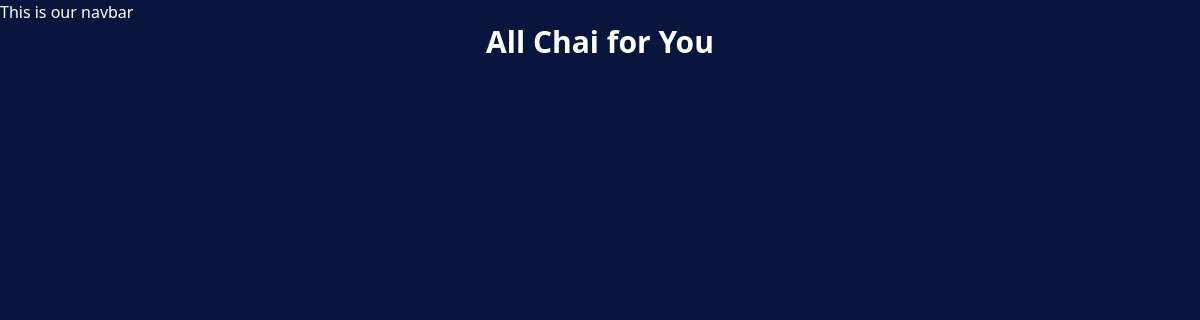
Page /practice/ on the earlier database version.
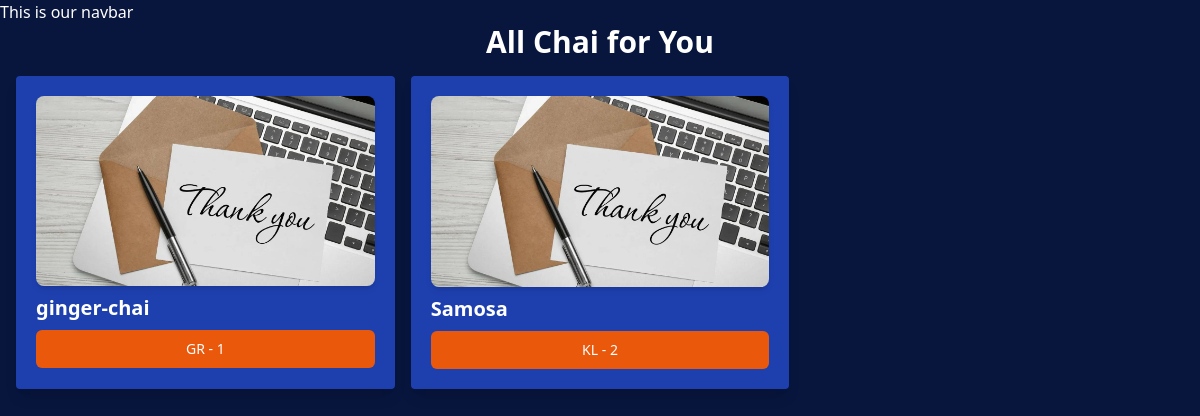
Same page on the later database version.
### practice/models.py (models this page shows, shortened)
class ChaiVariety(models.Model):
    CHAI_TYPE_CHOICE = [
        ('ML', 'MASALA'),
        ('GR', 'GINGER'),
        ('KL', 'KIWI'),
        ('PL', 'PLAIN'),
        ('El', 'ELACHI')
    ]
    name = models.CharField(max_length=100)
    image = models.ImageField(upload_to='images/')
    data_added = models.DateTimeField(default=timezone.now)
    type = models.CharField(max_length=2, choices=CHAI_TYPE_CHOICE)
    description = models.TextField(default='')
    price = models.DecimalField(max_digits=5, decimal_places=2, default=0.00)

### practice/views.py (the view)
# urls.py: path('', views.all_chai, name='all_home'),
def all_chai(request):
    chais = ChaiVariety.objects.all()
    return render(request, 'chai/all_chai.html', {'chais': chais})

### practice/templates/chai/all_chai.html (shortened to what this page needs)
{% extends "layout.html" %}
{% block content %}
<h1 class="text-3xl font-bold text-center mb-4">All Chai for You</h1>
<div class="grid grid-cols-3 gap-4 m-4">
{% for chai in chais %}
<div class="bg-blue-800 p-5 rounded shadow-lg transition-transform transform hover:scale-105">
    <img class="rounded-lg shadow-md mb-2" src="{{chai.image.url}}" alt="">
    <h3 class="text-xl font-semibold text-white">{{chai.name}}</h3>
    <a href="{% url 'chai_detail' chai.id %}">
        <button
            type="button"
            class="mt-2 inline-flex items-center w-full justify-center px-4 py-2 border border-transparent text-sm font-medium rounded-md text-white bg-orange-600 hover:bg-orange-700 focus:outline-none focus:ring-2 focus:ring-offset-2 focus:ring-orange-500"
        >
            {{chai.type}} - {{chai.id}}
        </button>
    </a>
</div>
{% endfor %}
</div>
{% endblock content %}

Differences in the rows shown:
added ChaiVariety: image (picture), name "ginger-chai", type "GR", id "1"
added ChaiVariety: image (picture), name "Samosa", type "KL", id "2"
